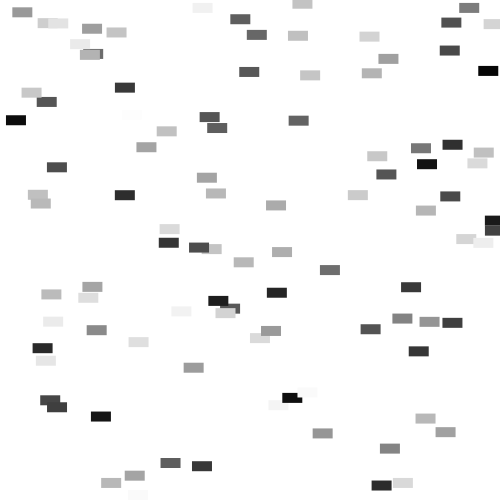
Frame 1 (no input)
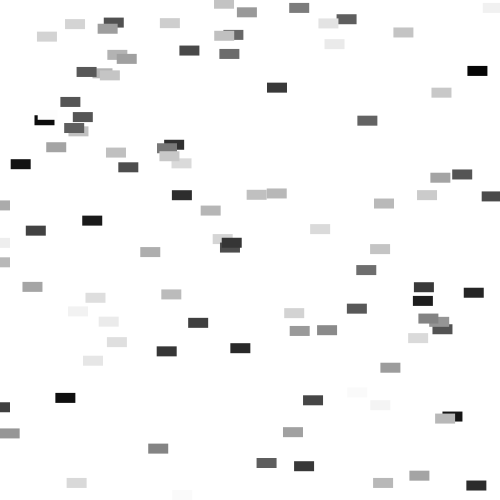
Frame 60 (the mouse pressed at the canvas centre just before this capture)
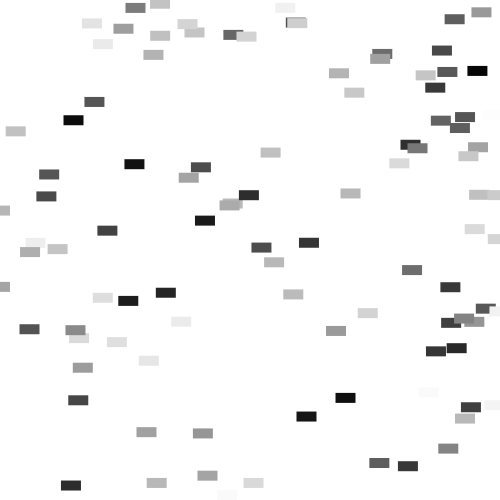
Frame 120 (the mouse held since frame 60 and released just before this capture)

The Processing sketch that drew these frames (run headless with seeded random() and noise(); from frame 60 on, the mouse is pressed at the canvas centre):

// Processing sketch: processing_158143
// ── processing_158143.pde

int num= 100;

Car[] cars= new Car[num];
color[] colors= new color[num]; 
float[] xpos= new float[num];
float[] ypos= new float[num];
float[] speed= new float[num]; 

void setup() {
  size(500, 500);
  smooth();
  for (int i= 0; i<num; i++) {
    colors[i]= color(random(0, 255));
    xpos[i]= random(0, width);
    ypos[i]= random(0, height);
    speed[i]= random(0.1, 20);
    cars[i]= new Car(colors[i], xpos[i], ypos[i], speed[i]);
  }
}


void draw() {
  background(255);
  for (int i= 0; i<num; i++) {
    cars[i].move();
    cars[i].display();
  }
}

class Car {
  color c;
  float xpos;
  float ypos;
  float xspeed;
  
  Car(color tempC, float tempXpos, float tempYpos, float tempXspeed) {
    c= tempC;
    xpos= tempXpos;
    ypos= tempYpos;
    xspeed= tempXspeed;
  }
  
  void display() {
    rectMode(CENTER);
    noStroke();
    fill(c);
    rect(xpos, ypos, 20, 10);
  }
  
  void move() {
    xpos= xpos+xspeed;
    if(xpos > width) {
      xpos=0;
    }
  }
}
